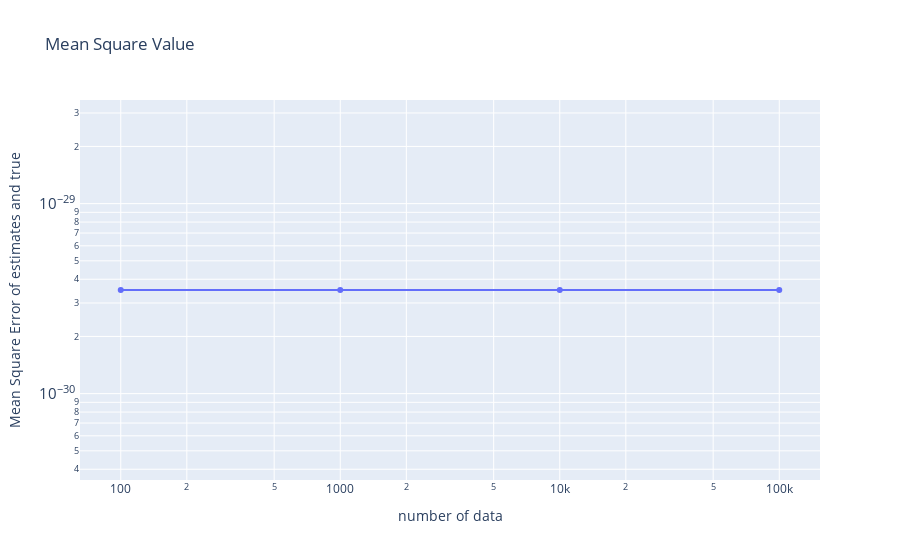

Here is the notebook cell this chart was saved with:
### Code cell
print("on_para_eq_constraint=True")
data_analysis.show_mse(num_data, mses_affine)

### Figure 1 — Plotly figure (JSON) as saved in the notebook; plotly's stock layout.template omitted (floating-point values rounded to 4 significant figures)
{"data": [{"mode": "lines+markers", "type": "scatter", "x": [100, 1000, 10000, 100000], "y": [3.511e-30, 3.511e-30, 3.511e-30, 3.511e-30]}], "layout": {"title": {"text": "Mean Square Value"}, "xaxis": {"title": {"text": "number of data"}, "type": "log"}, "yaxis": {"title": {"text": "Mean Square Error of estimates and true"}, "type": "log"}}}
